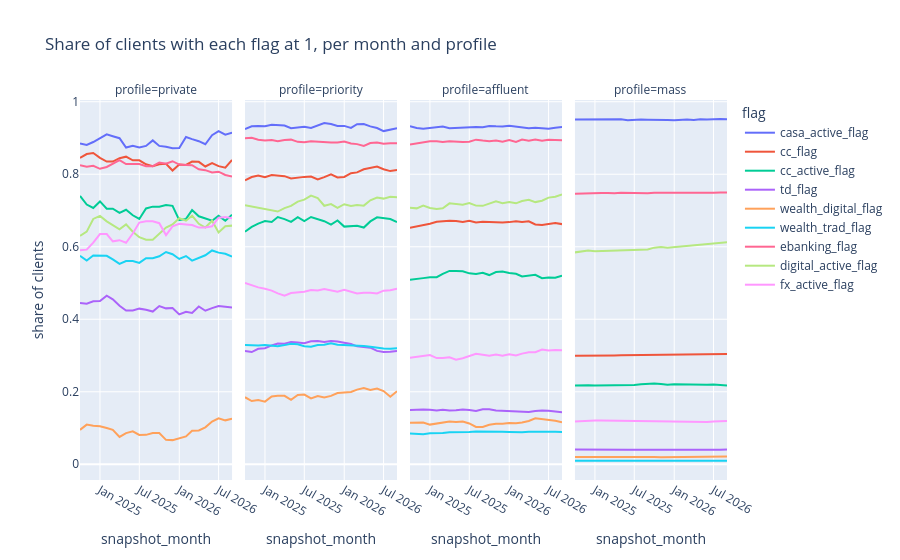

Notebook code for this chart:
### Markdown cell above
## 2. Who holds what, and who picks it up
Holdings sit near the spec's shares and stay flat month after month; digital activity trends up by
design (the drift trap). Wealthier profiles hold more cards, term deposits and traditional
wealth; Priority leads digital wealth and home loans; personal loans peak in Affluent and Mass. By
declared income, the share holding a card, a personal or an auto loan jumps at 5,000 AED and a home
loan at 15,000 AED: below a product's minimum income the odds of taking it are a fifth. Clients
without a declared income count as above if they are Private, Priority, Retired or Other.

### Code cell
flags = [
    "casa_active_flag",
    "cc_flag",
    "cc_active_flag",
    "td_flag",
    "wealth_digital_flag",
    "wealth_trad_flag",
    "ebanking_flag",
    "digital_active_flag",
    "fx_active_flag",
]
monthly = mart.groupby(["snapshot_month", "profile"])[flags].mean().reset_index()
px.line(
    monthly.melt(["snapshot_month", "profile"], var_name="flag", value_name="share of clients"),
    x="snapshot_month",
    y="share of clients",
    color="flag",
    facet_col="profile",
    category_orders={"profile": PROFILES},
    title="Share of clients with each flag at 1, per month and profile",
).show()

### Figure 1 — Plotly figure (JSON) as saved in the notebook; plotly's stock layout.template omitted (floating-point values rounded to 4 significant figures)
{"data": [{"hovertemplate": "flag=casa_active_flag<br>profile=private<br>snapshot_month=%{x}<br>share of clients=%{y}<extra></extra>", "legendgroup": "casa_active_flag", "line": {"color": "#636efa", "dash": "solid"}, "marker": {"symbol": "circle"}, "mode": "lines", "name": "casa_active_flag", "orientation": "v", "showlegend": true, "x": ["2024-10-01", "2024-11-01", "2024-12-01", "2025-01-01", "2025-02-01", "2025-03-01", "2025-04-01", "2025-05-01", "2025-06-01", "2025-07-01", "2025-08-01", "2025-09-01", "2025-10-01", "2025-11-01", "2025-12-01", "2026-01-01", "2026-02-01", "2026-03-01", "2026-04-01", "2026-05-01", "2026-06-01", "2026-07-01", "2026-08-01", "2026-09-01"], "xaxis": "x", "y": [0.885, 0.8806, 0.8889, 0.9, 0.91, 0.905, 0.8995, 0.8737, 0.8788, 0.8737, 0.8782, 0.8934, 0.8782, 0.8756, 0.8718, 0.8724, 0.9026, 0.8969, 0.8912, 0.8827, 0.9077, 0.9188, 0.9091, 0.9146], "yaxis": "y", "type": "scatter"}, {"hovertemplate": "flag=cc_flag<br>profile=private<br>snapshot_month=%{x}<br>share of clients=%{y}<extra></extra>", "legendgroup": "cc_flag", "line": {"color": "#EF553B", "dash": "solid"}, "marker": {"symbol": "circle"}, "mode": "lines", "name": "cc_flag", "orientation": "v", "showlegend": true, "x": ["2024-10-01", "2024-11-01", "2024-12-01", "2025-01-01", "2025-02-01", "2025-03-01", "2025-04-01", "2025-05-01", "2025-06-01", "2025-07-01", "2025-08-01", "2025-09-01", "2025-10-01", "2025-11-01", "2025-12-01", "2026-01-01", "2026-02-01", "2026-03-01", "2026-04-01", "2026-05-01", "2026-06-01", "2026-07-01", "2026-08-01", "2026-09-01"], "xaxis": "x", "y": [0.845, 0.8557, 0.8586, 0.845, 0.835, 0.835, 0.8442, 0.8485, 0.8384, 0.8384, 0.8274, 0.8223, 0.8274, 0.829, 0.8103, 0.8265, 0.8256, 0.8351, 0.8342, 0.8214, 0.8308, 0.8223, 0.8182, 0.8392], "yaxis": "y", "type": "scatter"}, {"hovertemplate": "flag=cc_active_flag<br>profile=private<br>snapshot_month=%{x}<br>share of clients=%{y}<extra></extra>", "legendgroup": "cc_active_flag", "line": {"color": "#00cc96", "dash": "solid"}, "marker": {"symbol": "circle"}, "mode": "lines", "name": "cc_active_flag", "orientation": "v", "showlegend": true, "x": ["2024-10-01", "2024-11-01", "2024-12-01", "2025-01-01", "2025-02-01", "2025-03-01", "2025-04-01", "2025-05-01", "2025-06-01", "2025-07-01", "2025-08-01", "2025-09-01", "2025-10-01", "2025-11-01", "2025-12-01", "2026-01-01", "2026-02-01", "2026-03-01", "2026-04-01", "2026-05-01", "2026-06-01", "2026-07-01", "2026-08-01", "2026-09-01"], "xaxis": "x", "y": [0.74, 0.7164, 0.7071, 0.725, 0.705, 0.705, 0.6935, 0.702, 0.6869, 0.6768, 0.7056, 0.7107, 0.7107, 0.715, 0.7128, 0.6735, 0.6769, 0.701, 0.6839, 0.6786, 0.6718, 0.6853, 0.6717, 0.6884], "yaxis": "y", "type": "scatter"}, {"hovertemplate": "flag=td_flag<br>profile=private<br>snapshot_month=%{x}<br>share of clients=%{y}<extra></extra>", "legendgroup": "td_flag", "line": {"color": "#ab63fa", "dash": "solid"}, "marker": {"symbol": "circle"}, "mode": "lines", "name": "td_flag", "orientation": "v", "showlegend": true, "x": ["2024-10-01", "2024-11-01", "2024-12-01", "2025-01-01", "2025-02-01", "2025-03-01", "2025-04-01", "2025-05-01", "2025-06-01", "2025-07-01", "2025-08-01", "2025-09-01", "2025-10-01", "2025-11-01", "2025-12-01", "2026-01-01", "2026-02-01", "2026-03-01", "2026-04-01", "2026-05-01", "2026-06-01", "2026-07-01", "2026-08-01", "2026-09-01"], "xaxis": "x", "y": [0.445, 0.4428, 0.4495, 0.45, 0.465, 0.455, 0.4372, 0.4242, 0.4242, 0.4293, 0.4264, 0.4213, 0.4365, 0.4301, 0.4308, 0.4133, 0.4205, 0.4175, 0.4352, 0.4235, 0.4308, 0.4365, 0.4343, 0.4322], "yaxis": "y", "type": "scatter"}, {"hovertemplate": "flag=wealth_digital_flag<br>profile=private<br>snapshot_month=%{x}<br>share of clients=%{y}<extra></extra>", "legendgroup": "wealth_digital_flag", "line": {"color": "#FFA15A", "dash": "solid"}, "marker": {"symbol": "circle"}, "mode": "lines", "name": "wealth_digital_flag", "orientation": "v", "showlegend": true, "x": ["2024-10-01", "2024-11-01", "2024-12-01", "2025-01-01", "2025-02-01", "2025-03-01", "2025-04-01", "2025-05-01", "2025-06-01", "2025-07-01", "2025-08-01", "2025-09-01", "2025-10-01", "2025-11-01", "2025-12-01", "2026-01-01", "2026-02-01", "2026-03-01", "2026-04-01", "2026-05-01", "2026-06-01", "2026-07-01", "2026-08-01", "2026-09-01"], "xaxis": "x", "y": [0.095, 0.1095, 0.1061, 0.105, 0.1, 0.095, 0.07538, 0.08586, 0.09091, 0.08081, 0.08122, 0.08629, 0.08629, 0.06736, 0.06667, 0.07143, 0.07692, 0.09278, 0.09326, 0.102, 0.1179, 0.1269, 0.1212, 0.1256], "yaxis": "y", "type": "scatter"}, {"hovertemplate": "flag=wealth_trad_flag<br>profile=private<br>snapshot_month=%{x}<br>share of clients=%{y}<extra></extra>", "legendgroup": "wealth_trad_flag", "line": {"color": "#19d3f3", "dash": "solid"}, "marker": {"symbol": "circle"}, "mode": "lines", "name": "wealth_trad_flag", "orientation": "v", "showlegend": true, "x": ["2024-10-01", "2024-11-01", "2024-12-01", "2025-01-01", "2025-02-01", "2025-03-01", "2025-04-01", "2025-05-01", "2025-06-01", "2025-07-01", "2025-08-01", "2025-09-01", "2025-10-01", "2025-11-01", "2025-12-01", "2026-01-01", "2026-02-01", "2026-03-01", "2026-04-01", "2026-05-01", "2026-06-01", "2026-07-01", "2026-08-01", "2026-09-01"], "xaxis": "x", "y": [0.575, 0.5622, 0.5758, 0.575, 0.575, 0.565, 0.5528, 0.5606, 0.5606, 0.5556, 0.5685, 0.5685, 0.5736, 0.5855, 0.5795, 0.5663, 0.5744, 0.5619, 0.5699, 0.5765, 0.5897, 0.5838, 0.5808, 0.5729], "yaxis": "y", "type": "scatter"}, {"hovertemplate": "flag=ebanking_flag<br>profile=private<br>snapshot_month=%{x}<br>share of clients=%{y}<extra></extra>", "legendgroup": "ebanking_flag", "line": {"color": "#FF6692", "dash": "solid"}, "marker": {"symbol": "circle"}, "mode": "lines", "name": "ebanking_flag", "orientation": "v", "showlegend": true, "x": ["2024-10-01", "2024-11-01", "2024-12-01", "2025-01-01", "2025-02-01", "2025-03-01", "2025-04-01", "2025-05-01", "2025-06-01", "2025-07-01", "2025-08-01", "2025-09-01", "2025-10-01", "2025-11-01", "2025-12-01", "2026-01-01", "2026-02-01", "2026-03-01", "2026-04-01", "2026-05-01", "2026-06-01", "2026-07-01", "2026-08-01", "2026-09-01"], "xaxis": "x", "y": [0.825, 0.8209, 0.8232, 0.815, 0.82, 0.83, 0.8392, 0.8283, 0.8283, 0.8283, 0.8223, 0.8223, 0.8325, 0.829, 0.8359, 0.8265, 0.8256, 0.8247, 0.8135, 0.8112, 0.8051, 0.8071, 0.798, 0.794], "yaxis": "y", "type": "scatter"}, {"hovertemplate": "flag=digital_active_flag<br>profile=private<br>snapshot_month=%{x}<br>share of clients=%{y}<extra></extra>", "legendgroup": "digital_active_flag", "line": {"color": "#B6E880", "dash": "solid"}, "marker": {"symbol": "circle"}, "mode": "lines", "name": "digital_active_flag", "orientation": "v", "showlegend": true, "x": ["2024-10-01", "2024-11-01", "2024-12-01", "2025-01-01", "2025-02-01", "2025-03-01", "2025-04-01", "2025-05-01", "2025-06-01", "2025-07-01", "2025-08-01", "2025-09-01", "2025-10-01", "2025-11-01", "2025-12-01", "2026-01-01", "2026-02-01", "2026-03-01", "2026-04-01", "2026-05-01", "2026-06-01", "2026-07-01", "2026-08-01", "2026-09-01"], "xaxis": "x", "y": [0.63, 0.6418, 0.6768, 0.685, 0.67, 0.66, 0.6482, 0.6616, 0.6414, 0.6263, 0.6193, 0.6193, 0.6345, 0.6528, 0.6615, 0.6786, 0.6718, 0.6856, 0.6632, 0.6531, 0.6718, 0.6396, 0.6566, 0.6583], "yaxis": "y", "type": "scatter"}, {"hovertemplate": "flag=fx_active_flag<br>profile=private<br>snapshot_month=%{x}<br>share of clients=%{y}<extra></extra>", "legendgroup": "fx_active_flag", "line": {"color": "#FF97FF", "dash": "solid"}, "marker": {"symbol": "circle"}, "mode": "lines", "name": "fx_active_flag", "orientation": "v", "showlegend": true, "x": ["2024-10-01", "2024-11-01", "2024-12-01", "2025-01-01", "2025-02-01", "2025-03-01", "2025-04-01", "2025-05-01", "2025-06-01", "2025-07-01", "2025-08-01", "2025-09-01", "2025-10-01", "2025-11-01", "2025-12-01", "2026-01-01", "2026-02-01", "2026-03-01", "2026-04-01", "2026-05-01", "2026-06-01", "2026-07-01", "2026-08-01", "2026-09-01"], "xaxis": "x", "y": [0.59, 0.592, 0.6111, 0.635, 0.635, 0.615, 0.6181, 0.6111, 0.6364, 0.6667, 0.6701, 0.6701, 0.665, 0.6321, 0.6564, 0.6633, 0.6615, 0.6598, 0.6528, 0.6531, 0.6564, 0.6802, 0.6818, 0.6784], "yaxis": "y", "type": "scatter"}, {"hovertemplate": "flag=casa_active_flag<br>profile=priority<br>snapshot_month=%{x}<br>share of clients=%{y}<extra></extra>", "legendgroup": "casa_active_flag", "line": {"color": "#636efa", "dash": "solid"}, "marker": {"symbol": "circle"}, "mode": "lines", "name": "casa_active_flag", "orientation": "v", "showlegend": false, "x": ["2024-10-01", "2024-11-01", "2024-12-01", "2025-01-01", "2025-02-01", "2025-03-01", "2025-04-01", "2025-05-01", "2025-06-01", "2025-07-01", "2025-08-01", "2025-09-01", "2025-10-01", "2025-11-01", "2025-12-01", "2026-01-01", "2026-02-01", "2026-03-01", "2026-04-01", "2026-05-01", "2026-06-01", "2026-07-01", "2026-08-01", "2026-09-01"], "xaxis": "x2", "y": [0.9247, 0.9325, 0.933, 0.9327, 0.9365, 0.9354, 0.9345, 0.927, 0.9296, 0.9309, 0.9274, 0.9335, 0.9411, 0.9387, 0.9333, 0.9333, 0.9278, 0.9379, 0.9383, 0.932, 0.9275, 0.919, 0.923, 0.9272], "yaxis": "y2", "type": "scatter"}, {"hovertemplate": "flag=cc_flag<br>profile=priority<br>snapshot_month=%{x}<br>share of clients=%{y}<extra></extra>", "legendgroup": "cc_flag", "line": {"color": "#EF553B", "dash": "solid"}, "marker": {"symbol": "circle"}, "mode": "lines", "name": "cc_flag", "orientation": "v", "showlegend": false, "x": ["2024-10-01", "2024-11-01", "2024-12-01", "2025-01-01", "2025-02-01", "2025-03-01", "2025-04-01", "2025-05-01", "2025-06-01", "2025-07-01", "2025-08-01", "2025-09-01", "2025-10-01", "2025-11-01", "2025-12-01", "2026-01-01", "2026-02-01", "2026-03-01", "2026-04-01", "2026-05-01", "2026-06-01", "2026-07-01", "2026-08-01", "2026-09-01"], "xaxis": "x2", "y": [0.7832, 0.7924, 0.7965, 0.7916, 0.798, 0.7959, 0.7947, 0.7884, 0.7912, 0.7927, 0.7935, 0.7854, 0.792, 0.8, 0.7911, 0.7926, 0.8029, 0.8051, 0.8138, 0.8167, 0.8213, 0.8138, 0.8087, 0.8115], "yaxis": "y2", "type": "scatter"}, {"hovertemplate": "flag=cc_active_flag<br>profile=priority<br>snapshot_month=%{x}<br>share of clients=%{y}<extra></extra>", "legendgroup": "cc_active_flag", "line": {"color": "#00cc96", "dash": "solid"}, "marker": {"symbol": "circle"}, "mode": "lines", "name": "cc_active_flag", "orientation": "v", "showlegend": false, "x": ["2024-10-01", "2024-11-01", "2024-12-01", "2025-01-01", "2025-02-01", "2025-03-01", "2025-04-01", "2025-05-01", "2025-06-01", "2025-07-01", "2025-08-01", "2025-09-01", "2025-10-01", "2025-11-01", "2025-12-01", "2026-01-01", "2026-02-01", "2026-03-01", "2026-04-01", "2026-05-01", "2026-06-01", "2026-07-01", "2026-08-01", "2026-09-01"], "xaxis": "x2", "y": [0.6416, 0.6548, 0.6637, 0.6709, 0.6684, 0.6819, 0.6763, 0.6688, 0.6818, 0.6709, 0.6821, 0.6763, 0.6704, 0.6613, 0.6724, 0.6556, 0.6573, 0.6577, 0.653, 0.6699, 0.6812, 0.6796, 0.6763, 0.6683], "yaxis": "y2", "type": "scatter"}, {"hovertemplate": "flag=td_flag<br>profile=priority<br>snapshot_month=%{x}<br>share of clients=%{y}<extra></extra>", "legendgroup": "td_flag", "line": {"color": "#ab63fa", "dash": "solid"}, "marker": {"symbol": "circle"}, "mode": "lines", "name": "td_flag", "orientation": "v", "showlegend": false, "x": ["2024-10-01", "2024-11-01", "2024-12-01", "2025-01-01", "2025-02-01", "2025-03-01", "2025-04-01", "2025-05-01", "2025-06-01", "2025-07-01", "2025-08-01", "2025-09-01", "2025-10-01", "2025-11-01", "2025-12-01", "2026-01-01", "2026-02-01", "2026-03-01", "2026-04-01", "2026-05-01", "2026-06-01", "2026-07-01", "2026-08-01", "2026-09-01"], "xaxis": "x2", "y": [0.3125, 0.3096, 0.3186, 0.3202, 0.3278, 0.3333, 0.3325, 0.3375, 0.3358, 0.3342, 0.3392, 0.34, 0.3371, 0.34, 0.3387, 0.3358, 0.3317, 0.3252, 0.3229, 0.3216, 0.3128, 0.3096, 0.3105, 0.3126], "yaxis": "y2", "type": "scatter"}, {"hovertemplate": "flag=wealth_digital_flag<br>profile=priority<br>snapshot_month=%{x}<br>share of clients=%{y}<extra></extra>", "legendgroup": "wealth_digital_flag", "line": {"color": "#FFA15A", "dash": "solid"}, "marker": {"symbol": "circle"}, "mode": "lines", "name": "wealth_digital_flag", "orientation": "v", "showlegend": false, "x": ["2024-10-01", "2024-11-01", "2024-12-01", "2025-01-01", "2025-02-01", "2025-03-01", "2025-04-01", "2025-05-01", "2025-06-01", "2025-07-01", "2025-08-01", "2025-09-01", "2025-10-01", "2025-11-01", "2025-12-01", "2026-01-01", "2026-02-01", "2026-03-01", "2026-04-01", "2026-05-01", "2026-06-01", "2026-07-01", "2026-08-01", "2026-09-01"], "xaxis": "x2", "y": [0.1849, 0.1745, 0.177, 0.1728, 0.1868, 0.1888, 0.1889, 0.1776, 0.1912, 0.1922, 0.1815, 0.1882, 0.1842, 0.1888, 0.1965, 0.1975, 0.1995, 0.2058, 0.2104, 0.2051, 0.2089, 0.2019, 0.1865, 0.2017], "yaxis": "y2", "type": "scatter"}, {"hovertemplate": "flag=wealth_trad_flag<br>profile=priority<br>snapshot_month=%{x}<br>share of clients=%{y}<extra></extra>", "legendgroup": "wealth_trad_flag", "line": {"color": "#19d3f3", "dash": "solid"}, "marker": {"symbol": "circle"}, "mode": "lines", "name": "wealth_trad_flag", "orientation": "v", "showlegend": false, "x": ["2024-10-01", "2024-11-01", "2024-12-01", "2025-01-01", "2025-02-01", "2025-03-01", "2025-04-01", "2025-05-01", "2025-06-01", "2025-07-01", "2025-08-01", "2025-09-01", "2025-10-01", "2025-11-01", "2025-12-01", "2026-01-01", "2026-02-01", "2026-03-01", "2026-04-01", "2026-05-01", "2026-06-01", "2026-07-01", "2026-08-01", "2026-09-01"], "xaxis": "x2", "y": [0.3291, 0.3274, 0.3274, 0.3291, 0.3266, 0.3257, 0.3287, 0.3325, 0.3308, 0.3254, 0.3242, 0.3287, 0.3296, 0.3337, 0.33, 0.3296, 0.3293, 0.3276, 0.3265, 0.324, 0.3213, 0.3192, 0.3189, 0.3198], "yaxis": "y2", "type": "scatter"}, {"hovertemplate": "flag=ebanking_flag<br>profile=priority<br>snapshot_month=%{x}<br>share of clients=%{y}<extra></extra>", "legendgroup": "ebanking_flag", "line": {"color": "#FF6692", "dash": "solid"}, "marker": {"symbol": "circle"}, "mode": "lines", "name": "ebanking_flag", "orientation": "v", "showlegend": false, "x": ["2024-10-01", "2024-11-01", "2024-12-01", "2025-01-01", "2025-02-01", "2025-03-01", "2025-04-01", "2025-05-01", "2025-06-01", "2025-07-01", "2025-08-01", "2025-09-01", "2025-10-01", "2025-11-01", "2025-12-01", "2026-01-01", "2026-02-01", "2026-03-01", "2026-04-01", "2026-05-01", "2026-06-01", "2026-07-01", "2026-08-01", "2026-09-01"], "xaxis": "x2", "y": [0.8992, 0.9006, 0.8951, 0.8933, 0.8945, 0.891, 0.8942, 0.8955, 0.8893, 0.8882, 0.8911, 0.8896, 0.8872, 0.8875, 0.8875, 0.8901, 0.8849, 0.8831, 0.8779, 0.8859, 0.8877, 0.8839, 0.8857, 0.8854], "yaxis": "y2", "type": "scatter"}, {"hovertemplate": "flag=digital_active_flag<br>profile=priority<br>snapshot_month=%{x}<br>share of clients=%{y}<extra></extra>", "legendgroup": "digital_active_flag", "line": {"color": "#B6E880", "dash": "solid"}, "marker": {"symbol": "circle"}, "mode": "lines", "name": "digital_active_flag", "orientation": "v", "showlegend": false, "x": ["2024-10-01", "2024-11-01", "2024-12-01", "2025-01-01", "2025-02-01", "2025-03-01", "2025-04-01", "2025-05-01", "2025-06-01", "2025-07-01", "2025-08-01", "2025-09-01", "2025-10-01", "2025-11-01", "2025-12-01", "2026-01-01", "2026-02-01", "2026-03-01", "2026-04-01", "2026-05-01", "2026-06-01", "2026-07-01", "2026-08-01", "2026-09-01"], "xaxis": "x2", "y": [0.7143, 0.7108, 0.708, 0.7039, 0.7014, 0.6971, 0.7065, 0.7128, 0.7245, 0.7299, 0.7409, 0.734, 0.713, 0.7175, 0.707, 0.7173, 0.7124, 0.715, 0.7134, 0.7282, 0.7355, 0.7328, 0.7377, 0.7363], "yaxis": "y2", "type": "scatter"}, {"hovertemplate": "flag=fx_active_flag<br>profile=priority<br>snapshot_month=%{x}<br>share of clients=%{y}<extra></extra>", "legendgroup": "fx_active_flag", "line": {"color": "#FF97FF", "dash": "solid"}, "marker": {"symbol": "circle"}, "mode": "lines", "name": "fx_active_flag", "orientation": "v", "showlegend": false, "x": ["2024-10-01", "2024-11-01", "2024-12-01", "2025-01-01", "2025-02-01", "2025-03-01", "2025-04-01", "2025-05-01", "2025-06-01", "2025-07-01", "2025-08-01", "2025-09-01", "2025-10-01", "2025-11-01", "2025-12-01", "2026-01-01", "2026-02-01", "2026-03-01", "2026-04-01", "2026-05-01", "2026-06-01", "2026-07-01", "2026-08-01", "2026-09-01"], "xaxis": "x2", "y": [0.5, 0.493, 0.488, 0.4841, 0.479, 0.4715, 0.4647, 0.4723, 0.4742, 0.4761, 0.4806, 0.4793, 0.4837, 0.4788, 0.4759, 0.4815, 0.4761, 0.4714, 0.4728, 0.4733, 0.471, 0.4788, 0.4801, 0.4845], "yaxis": "y2", "type": "scatter"}, {"hovertemplate": "flag=casa_active_flag<br>profile=affluent<br>snapshot_month=%{x}<br>share of clients=%{y}<extra></extra>", "legendgroup": "casa_active_flag", "line": {"color": "#636efa", "dash": "solid"}, "marker": {"symbol": "circle"}, "mode": "lines", "name": "casa_active_flag", "orientation": "v", "showlegend": false, "x": ["2024-10-01", "2024-11-01", "2024-12-01", "2025-01-01", "2025-02-01", "2025-03-01", "2025-04-01", "2025-05-01", "2025-06-01", "2025-07-01", "2025-08-01", "2025-09-01", "2025-10-01", "2025-11-01", "2025-12-01", "2026-01-01", "2026-02-01", "2026-03-01", "2026-04-01", "2026-05-01", "2026-06-01", "2026-07-01", "2026-08-01", "2026-09-01"], "xaxis": "x3", "y": [0.9324, 0.9277, 0.9254, 0.927, 0.9285, 0.9314, 0.9267, 0.9275, 0.9288, 0.9307, 0.9304, 0.9294, 0.933, 0.9321, 0.9316, 0.9339, 0.9313, 0.9298, 0.9267, 0.9285, 0.9274, 0.9255, 0.9283, 0.9301], "yaxis": "y3", "type": "scatter"}, {"hovertemplate": "flag=cc_flag<br>profile=affluent<br>snapshot_month=%{x}<br>share of clients=%{y}<extra></extra>", "legendgroup": "cc_flag", "line": {"color": "#EF553B", "dash": "solid"}, "marker": {"symbol": "circle"}, "mode": "lines", "name": "cc_flag", "orientation": "v", "showlegend": false, "x": ["2024-10-01", "2024-11-01", "2024-12-01", "2025-01-01", "2025-02-01", "2025-03-01", "2025-04-01", "2025-05-01", "2025-06-01", "2025-07-01", "2025-08-01", "2025-09-01", "2025-10-01", "2025-11-01", "2025-12-01", "2026-01-01", "2026-02-01", "2026-03-01", "2026-04-01", "2026-05-01", "2026-06-01", "2026-07-01", "2026-08-01", "2026-09-01"], "xaxis": "x3", "y": [0.6524, 0.656, 0.6603, 0.6633, 0.6691, 0.6713, 0.672, 0.6709, 0.6681, 0.6718, 0.6668, 0.669, 0.6685, 0.6665, 0.6667, 0.6679, 0.6701, 0.6681, 0.6701, 0.6614, 0.6602, 0.6627, 0.6654, 0.6624], "yaxis": "y3", "type": "scatter"}, {"hovertemplate": "flag=cc_active_flag<br>profile=affluent<br>snapshot_month=%{x}<br>share of clients=%{y}<extra></extra>", "legendgroup": "cc_active_flag", "line": {"color": "#00cc96", "dash": "solid"}, "marker": {"symbol": "circle"}, "mode": "lines", "name": "cc_active_flag", "orientation": "v", "showlegend": false, "x": ["2024-10-01", "2024-11-01", "2024-12-01", "2025-01-01", "2025-02-01", "2025-03-01", "2025-04-01", "2025-05-01", "2025-06-01", "2025-07-01", "2025-08-01", "2025-09-01", "2025-10-01", "2025-11-01", "2025-12-01", "2026-01-01", "2026-02-01", "2026-03-01", "2026-04-01", "2026-05-01", "2026-06-01", "2026-07-01", "2026-08-01", "2026-09-01"], "xaxis": "x3", "y": [0.5087, 0.512, 0.5135, 0.5157, 0.5159, 0.5251, 0.5333, 0.5332, 0.5323, 0.5267, 0.5249, 0.5284, 0.522, 0.5301, 0.5315, 0.5276, 0.5256, 0.518, 0.5209, 0.5228, 0.5133, 0.5154, 0.5145, 0.5204], "yaxis": "y3", "type": "scatter"}, {"hovertemplate": "flag=td_flag<br>profile=affluent<br>snapshot_month=%{x}<br>share of clients=%{y}<extra></extra>", "legendgroup": "td_flag", "line": {"color": "#ab63fa", "dash": "solid"}, "marker": {"symbol": "circle"}, "mode": "lines", "name": "td_flag", "orientation": "v", "showlegend": false, "x": ["2024-10-01", "2024-11-01", "2024-12-01", "2025-01-01", "2025-02-01", "2025-03-01", "2025-04-01", "2025-05-01", "2025-06-01", "2025-07-01", "2025-08-01", "2025-09-01", "2025-10-01", "2025-11-01", "2025-12-01", "2026-01-01", "2026-02-01", "2026-03-01", "2026-04-01", "2026-05-01", "2026-06-01", "2026-07-01", "2026-08-01", "2026-09-01"], "xaxis": "x3", "y": [0.1499, 0.1513, 0.1508, 0.1504, 0.1487, 0.1501, 0.1482, 0.1488, 0.1513, 0.1495, 0.1468, 0.1515, 0.1515, 0.1484, 0.1472, 0.1458, 0.1456, 0.1436, 0.1443, 0.1468, 0.1485, 0.1479, 0.1466, 0.1435], "yaxis": "y3", "type": "scatter"}, {"hovertemplate": "flag=wealth_digital_flag<br>profile=affluent<br>snapshot_month=%{x}<br>share of clients=%{y}<extra></extra>", "legendgroup": "wealth_digital_flag", "line": {"color": "#FFA15A", "dash": "solid"}, "marker": {"symbol": "circle"}, "mode": "lines", "name": "wealth_digital_flag", "orientation": "v", "showlegend": false, "x": ["2024-10-01", "2024-11-01", "2024-12-01", "2025-01-01", "2025-02-01", "2025-03-01", "2025-04-01", "2025-05-01", "2025-06-01", "2025-07-01", "2025-08-01", "2025-09-01", "2025-10-01", "2025-11-01", "2025-12-01", "2026-01-01", "2026-02-01", "2026-03-01", "2026-04-01", "2026-05-01", "2026-06-01", "2026-07-01", "2026-08-01", "2026-09-01"], "xaxis": "x3", "y": [0.1144, 0.1154, 0.1149, 0.1094, 0.1124, 0.1144, 0.1182, 0.1167, 0.1182, 0.1127, 0.103, 0.1028, 0.1092, 0.1117, 0.1117, 0.1141, 0.1134, 0.1153, 0.1194, 0.1268, 0.1252, 0.123, 0.1202, 0.1161], "yaxis": "y3", "type": "scatter"}, {"hovertemplate": "flag=wealth_trad_flag<br>profile=affluent<br>snapshot_month=%{x}<br>share of clients=%{y}<extra></extra>", "legendgroup": "wealth_trad_flag", "line": {"color": "#19d3f3", "dash": "solid"}, "marker": {"symbol": "circle"}, "mode": "lines", "name": "wealth_trad_flag", "orientation": "v", "showlegend": false, "x": ["2024-10-01", "2024-11-01", "2024-12-01", "2025-01-01", "2025-02-01", "2025-03-01", "2025-04-01", "2025-05-01", "2025-06-01", "2025-07-01", "2025-08-01", "2025-09-01", "2025-10-01", "2025-11-01", "2025-12-01", "2026-01-01", "2026-02-01", "2026-03-01", "2026-04-01", "2026-05-01", "2026-06-01", "2026-07-01", "2026-08-01", "2026-09-01"], "xaxis": "x3", "y": [0.08507, 0.08347, 0.08296, 0.0853, 0.08496, 0.0865, 0.08824, 0.08794, 0.0889, 0.08906, 0.09041, 0.09026, 0.09166, 0.09146, 0.08976, 0.08902, 0.08779, 0.08814, 0.08953, 0.08992, 0.08997, 0.09012, 0.08944, 0.08925], "yaxis": "y3", "type": "scatter"}, {"hovertemplate": "flag=ebanking_flag<br>profile=affluent<br>snapshot_month=%{x}<br>share of clients=%{y}<extra></extra>", "legendgroup": "ebanking_flag", "line": {"color": "#FF6692", "dash": "solid"}, "marker": {"symbol": "circle"}, "mode": "lines", "name": "ebanking_flag", "orientation": "v", "showlegend": false, "x": ["2024-10-01", "2024-11-01", "2024-12-01", "2025-01-01", "2025-02-01", "2025-03-01", "2025-04-01", "2025-05-01", "2025-06-01", "2025-07-01", "2025-08-01", "2025-09-01", "2025-10-01", "2025-11-01", "2025-12-01", "2026-01-01", "2026-02-01", "2026-03-01", "2026-04-01", "2026-05-01", "2026-06-01", "2026-07-01", "2026-08-01", "2026-09-01"], "xaxis": "x3", "y": [0.8823, 0.8857, 0.8885, 0.8911, 0.891, 0.889, 0.8907, 0.8888, 0.889, 0.8895, 0.8953, 0.8928, 0.8913, 0.8932, 0.8894, 0.894, 0.8893, 0.8955, 0.8926, 0.896, 0.8921, 0.8953, 0.8939, 0.8941], "yaxis": "y3", "type": "scatter"}, {"hovertemplate": "flag=digital_active_flag<br>profile=affluent<br>snapshot_month=%{x}<br>share of clients=%{y}<extra></extra>", "legendgroup": "digital_active_flag", "line": {"color": "#B6E880", "dash": "solid"}, "marker": {"symbol": "circle"}, "mode": "lines", "name": "digital_active_flag", "orientation": "v", "showlegend": false, "x": ["2024-10-01", "2024-11-01", "2024-12-01", "2025-01-01", "2025-02-01", "2025-03-01", "2025-04-01", "2025-05-01", "2025-06-01", "2025-07-01", "2025-08-01", "2025-09-01", "2025-10-01", "2025-11-01", "2025-12-01", "2026-01-01", "2026-02-01", "2026-03-01", "2026-04-01", "2026-05-01", "2026-06-01", "2026-07-01", "2026-08-01", "2026-09-01"], "xaxis": "x3", "y": [0.7076, 0.7059, 0.7136, 0.7071, 0.7043, 0.7059, 0.7198, 0.7174, 0.7162, 0.7207, 0.7134, 0.7128, 0.7184, 0.7251, 0.7203, 0.7231, 0.7197, 0.7263, 0.7298, 0.7232, 0.7268, 0.7356, 0.7381, 0.7441], "yaxis": "y3", "type": "scatter"}, {"hovertemplate": "flag=fx_active_flag<br>profile=affluent<br>snapshot_month=%{x}<br>share of clients=%{y}<extra></extra>", "legendgroup": "fx_active_flag", "line": {"color": "#FF97FF", "dash": "solid"}, "marker": {"symbol": "circle"}, "mode": "lines", "name": "fx_active_flag", "orientation": "v", "showlegend": false, "x": ["2024-10-01", "2024-11-01", "2024-12-01", "2025-01-01", "2025-02-01", "2025-03-01", "2025-04-01", "2025-05-01", "2025-06-01", "2025-07-01", "2025-08-01", "2025-09-01", "2025-10-01", "2025-11-01", "2025-12-01", "2026-01-01", "2026-02-01", "2026-03-01", "2026-04-01", "2026-05-01", "2026-06-01", "2026-07-01", "2026-08-01", "2026-09-01"], "xaxis": "x3", "y": [0.2935, 0.2958, 0.2976, 0.3013, 0.2929, 0.293, 0.2952, 0.2887, 0.2927, 0.2996, 0.3047, 0.302, 0.2997, 0.3028, 0.2994, 0.3037, 0.2999, 0.3052, 0.3087, 0.3093, 0.3165, 0.3135, 0.3152, 0.3145], "yaxis": "y3", "type": "scatter"}, {"hovertemplate": "flag=casa_active_flag<br>profile=mass<br>snapshot_month=%{x}<br>share of clients=%{y}<extra></extra>", "legendgroup": "casa_active_flag", "line": {"color": "#636efa", "dash": "solid"}, "marker": {"symbol": "circle"}, "mode": "lines", "name": "casa_active_flag", "orientation": "v", "showlegend": false, "x": ["2024-10-01", "2024-11-01", "2024-12-01", "2025-01-01", "2025-02-01", "2025-03-01", "2025-04-01", "2025-05-01", "2025-06-01", "2025-07-01", "2025-08-01", "2025-09-01", "2025-10-01", "2025-11-01", "2025-12-01", "2026-01-01", "2026-02-01", "2026-03-01", "2026-04-01", "2026-05-01", "2026-06-01", "2026-07-01", "2026-08-01", "2026-09-01"], "xaxis": "x4", "y": [0.9511, 0.9511, 0.9505, 0.9507, 0.9497, 0.9513, 0.9514, 0.9515, 0.9492, 0.9507, 0.951, 0.9503, 0.9505, 0.9487, 0.9493, 0.9486, 0.9503, 0.9508, 0.9497, 0.9517, 0.9508, 0.9524, 0.9522, 0.9518], "yaxis": "y4", "type": "scatter"}, {"hovertemplate": "flag=cc_flag<br>profile=mass<br>snapshot_month=%{x}<br>share of clients=%{y}<extra></extra>", "legendgroup": "cc_flag", "line": {"color": "#EF553B", "dash": "solid"}, "marker": {"symbol": "circle"}, "mode": "lines", "name": "cc_flag", "orientation": "v", "showlegend": false, "x": ["2024-10-01", "2024-11-01", "2024-12-01", "2025-01-01", "2025-02-01", "2025-03-01", "2025-04-01", "2025-05-01", "2025-06-01", "2025-07-01", "2025-08-01", "2025-09-01", "2025-10-01", "2025-11-01", "2025-12-01", "2026-01-01", "2026-02-01", "2026-03-01", "2026-04-01", "2026-05-01", "2026-06-01", "2026-07-01", "2026-08-01", "2026-09-01"], "xaxis": "x4", "y": [0.2991, 0.299, 0.2989, 0.2989, 0.2993, 0.2997, 0.3004, 0.3009, 0.301, 0.3016, 0.3015, 0.3019, 0.3015, 0.3011, 0.3022, 0.3029, 0.3019, 0.302, 0.3024, 0.3026, 0.303, 0.3025, 0.3024, 0.304], "yaxis": "y4", "type": "scatter"}, {"hovertemplate": "flag=cc_active_flag<br>profile=mass<br>snapshot_month=%{x}<br>share of clients=%{y}<extra></extra>", "legendgroup": "cc_active_flag", "line": {"color": "#00cc96", "dash": "solid"}, "marker": {"symbol": "circle"}, "mode": "lines", "name": "cc_active_flag", "orientation": "v", "showlegend": false, "x": ["2024-10-01", "2024-11-01", "2024-12-01", "2025-01-01", "2025-02-01", "2025-03-01", "2025-04-01", "2025-05-01", "2025-06-01", "2025-07-01", "2025-08-01", "2025-09-01", "2025-10-01", "2025-11-01", "2025-12-01", "2026-01-01", "2026-02-01", "2026-03-01", "2026-04-01", "2026-05-01", "2026-06-01", "2026-07-01", "2026-08-01", "2026-09-01"], "xaxis": "x4", "y": [0.2175, 0.2186, 0.218, 0.2172, 0.2175, 0.2178, 0.2186, 0.2189, 0.2176, 0.2186, 0.2209, 0.2223, 0.2226, 0.2212, 0.2194, 0.2209, 0.2202, 0.2193, 0.2195, 0.2178, 0.2191, 0.2201, 0.2196, 0.2176], "yaxis": "y4", "type": "scatter"}, {"hovertemplate": "flag=td_flag<br>profile=mass<br>snapshot_month=%{x}<br>share of clients=%{y}<extra></extra>", "legendgroup": "td_flag", "line": {"color": "#ab63fa", "dash": "solid"}, "marker": {"symbol": "circle"}, "mode": "lines", "name": "td_flag", "orientation": "v", "showlegend": false, "x": ["2024-10-01", "2024-11-01", "2024-12-01", "2025-01-01", "2025-02-01", "2025-03-01", "2025-04-01", "2025-05-01", "2025-06-01", "2025-07-01", "2025-08-01", "2025-09-01", "2025-10-01", "2025-11-01", "2025-12-01", "2026-01-01", "2026-02-01", "2026-03-01", "2026-04-01", "2026-05-01", "2026-06-01", "2026-07-01", "2026-08-01", "2026-09-01"], "xaxis": "x4", "y": [0.04086, 0.0407, 0.0405, 0.0388, 0.03896, 0.03937, 0.03979, 0.0399, 0.04004, 0.04024, 0.04006, 0.03977, 0.0401, 0.03969, 0.0393, 0.03926, 0.03937, 0.03952, 0.03979, 0.03996, 0.03992, 0.04002, 0.04029, 0.04075], "yaxis": "y4", "type": "scatter"}, {"hovertemplate": "flag=wealth_digital_flag<br>profile=mass<br>snapshot_month=%{x}<br>share of clients=%{y}<extra></extra>", "legendgroup": "wealth_digital_flag", "line": {"color": "#FFA15A", "dash": "solid"}, "marker": {"symbol": "circle"}, "mode": "lines", "name": "wealth_digital_flag", "orientation": "v", "showlegend": false, "x": ["2024-10-01", "2024-11-01", "2024-12-01", "2025-01-01", "2025-02-01", "2025-03-01", "2025-04-01", "2025-05-01", "2025-06-01", "2025-07-01", "2025-08-01", "2025-09-01", "2025-10-01", "2025-11-01", "2025-12-01", "2026-01-01", "2026-02-01", "2026-03-01", "2026-04-01", "2026-05-01", "2026-06-01", "2026-07-01", "2026-08-01", "2026-09-01"], "xaxis": "x4", "y": [0.01987, 0.01998, 0.02056, 0.0203, 0.02029, 0.02007, 0.02003, 0.01976, 0.02005, 0.02034, 0.01997, 0.02019, 0.01977, 0.01949, 0.01965, 0.01947, 0.0196, 0.01957, 0.01971, 0.01998, 0.02063, 0.02092, 0.02143, 0.02142], "yaxis": "y4", "type": "scatter"}, {"hovertemplate": "flag=wealth_trad_flag<br>profile=mass<br>snapshot_month=%{x}<br>share of clients=%{y}<extra></extra>", "legendgroup": "wealth_trad_flag", "line": {"color": "#19d3f3", "dash": "solid"}, "marker": {"symbol": "circle"}, "mode": "lines", "name": "wealth_trad_flag", "orientation": "v", "showlegend": false, "x": ["2024-10-01", "2024-11-01", "2024-12-01", "2025-01-01", "2025-02-01", "2025-03-01", "2025-04-01", "2025-05-01", "2025-06-01", "2025-07-01", "2025-08-01", "2025-09-01", "2025-10-01", "2025-11-01", "2025-12-01", "2026-01-01", "2026-02-01", "2026-03-01", "2026-04-01", "2026-05-01", "2026-06-01", "2026-07-01", "2026-08-01", "2026-09-01"], "xaxis": "x4", "y": [0.009624, 0.009599, 0.009523, 0.009505, 0.009476, 0.009508, 0.009655, 0.009464, 0.009445, 0.009316, 0.009355, 0.009216, 0.009148, 0.009062, 0.009199, 0.009165, 0.009152, 0.009191, 0.009287, 0.00937, 0.009348, 0.009335, 0.009108, 0.009453], "yaxis": "y4", "type": "scatter"}, {"hovertemplate": "flag=ebanking_flag<br>profile=mass<br>snapshot_month=%{x}<br>share of clients=%{y}<extra></extra>", "legendgroup": "ebanking_flag", "line": {"color": "#FF6692", "dash": "solid"}, "marker": {"symbol": "circle"}, "mode": "lines", "name": "ebanking_flag", "orientation": "v", "showlegend": false, "x": ["2024-10-01", "2024-11-01", "2024-12-01", "2025-01-01", "2025-02-01", "2025-03-01", "2025-04-01", "2025-05-01", "2025-06-01", "2025-07-01", "2025-08-01", "2025-09-01", "2025-10-01", "2025-11-01", "2025-12-01", "2026-01-01", "2026-02-01", "2026-03-01", "2026-04-01", "2026-05-01", "2026-06-01", "2026-07-01", "2026-08-01", "2026-09-01"], "xaxis": "x4", "y": [0.7461, 0.7468, 0.7487, 0.7482, 0.7486, 0.7482, 0.7472, 0.749, 0.7486, 0.748, 0.7481, 0.7478, 0.7489, 0.7488, 0.7493, 0.7483, 0.7487, 0.7478, 0.7484, 0.7487, 0.7492, 0.7491, 0.7495, 0.7495], "yaxis": "y4", "type": "scatter"}, {"hovertemplate": "flag=digital_active_flag<br>profile=mass<br>snapshot_month=%{x}<br>share of clients=%{y}<extra></extra>", "legendgroup": "digital_active_flag", "line": {"color": "#B6E880", "dash": "solid"}, "marker": {"symbol": "circle"}, "mode": "lines", "name": "digital_active_flag", "orientation": "v", "showlegend": false, "x": ["2024-10-01", "2024-11-01", "2024-12-01", "2025-01-01", "2025-02-01", "2025-03-01", "2025-04-01", "2025-05-01", "2025-06-01", "2025-07-01", "2025-08-01", "2025-09-01", "2025-10-01", "2025-11-01", "2025-12-01", "2026-01-01", "2026-02-01", "2026-03-01", "2026-04-01", "2026-05-01", "2026-06-01", "2026-07-01", "2026-08-01", "2026-09-01"], "xaxis": "x4", "y": [0.5844, 0.5875, 0.5893, 0.5878, 0.5883, 0.5902, 0.5897, 0.5892, 0.5904, 0.5906, 0.5925, 0.5924, 0.5976, 0.5992, 0.5976, 0.5993, 0.6012, 0.6022, 0.6039, 0.6055, 0.6068, 0.6076, 0.6106, 0.6127], "yaxis": "y4", "type": "scatter"}, {"hovertemplate": "flag=fx_active_flag<br>profile=mass<br>snapshot_month=%{x}<br>share of clients=%{y}<extra></extra>", "legendgroup": "fx_active_flag", "line": {"color": "#FF97FF", "dash": "solid"}, "marker": {"symbol": "circle"}, "mode": "lines", "name": "fx_active_flag", "orientation": "v", "showlegend": false, "x": ["2024-10-01", "2024-11-01", "2024-12-01", "2025-01-01", "2025-02-01", "2025-03-01", "2025-04-01", "2025-05-01", "2025-06-01", "2025-07-01", "2025-08-01", "2025-09-01", "2025-10-01", "2025-11-01", "2025-12-01", "2026-01-01", "2026-02-01", "2026-03-01", "2026-04-01", "2026-05-01", "2026-06-01", "2026-07-01", "2026-08-01", "2026-09-01"], "xaxis": "x4", "y": [0.1178, 0.1192, 0.1188, 0.1207, 0.1205, 0.1203, 0.1203, 0.1196, 0.1187, 0.118, 0.1182, 0.1186, 0.1183, 0.1175, 0.1176, 0.1186, 0.1185, 0.1169, 0.1172, 0.1169, 0.1167, 0.1181, 0.1187, 0.1193], "yaxis": "y4", "type": "scatter"}], "layout": {"xaxis": {"anchor": "y", "domain": [0.0, 0.235], "title": {"text": "snapshot_month"}}, "yaxis": {"anchor": "x", "domain": [0.0, 1.0], "title": {"text": "share of clients"}}, "xaxis2": {"anchor": "y2", "domain": [0.255, 0.49], "matches": "x", "title": {"text": "snapshot_month"}}, "yaxis2": {"anchor": "x2", "domain": [0.0, 1.0], "matches": "y", "showticklabels": false}, "xaxis3": {"anchor": "y3", "domain": [0.51, 0.745], "matches": "x", "title": {"text": "snapshot_month"}}, "yaxis3": {"anchor": "x3", "domain": [0.0, 1.0], "matches": "y", "showticklabels": false}, "xaxis4": {"anchor": "y4", "domain": [0.765, 1.0], "matches": "x", "title": {"text": "snapshot_month"}}, "yaxis4": {"anchor": "x4", "domain": [0.0, 1.0], "matches": "y", "showticklabels": false}, "annotations": [{"font": {}, "showarrow": false, "text": "profile=private", "x": 0.1175, "xanchor": "center", "xref": "paper", "y": 1.0, "yanchor": "bottom", "yref": "paper"}, {"font": {}, "showarrow": false, "text": "profile=priority", "x": 0.3725, "xanchor": "center", "xref": "paper", "y": 1.0, "yanchor": "bottom", "yref": "paper"}, {"font": {}, "showarrow": false, "text": "profile=affluent", "x": 0.6275, "xanchor": "center", "xref": "paper", "y": 1.0, "yanchor": "bottom", "yref": "paper"}, {"font": {}, "showarrow": false, "text": "profile=mass", "x": 0.8825, "xanchor": "center", "xref": "paper", "y": 1.0, "yanchor": "bottom", "yref": "paper"}], "legend": {"title": {"text": "flag"}, "tracegroupgap": 0}, "title": {"text": "Share of clients with each flag at 1, per month and profile"}}}
